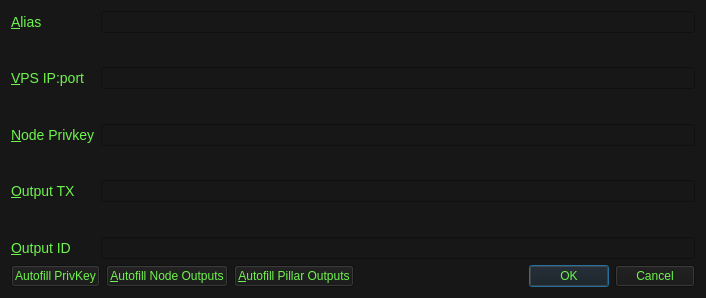
<?xml version="1.0" encoding="UTF-8"?>
<ui version="4.0">
 <class>ConfigureMasternodePage</class>
 <widget class="QDialog" name="ConfigureMasternodePage">
  <property name="geometry">
   <rect>
    <x>0</x>
    <y>0</y>
    <width>706</width>
    <height>298</height>
   </rect>
  </property>
  <property name="windowTitle">
   <string>Edit Address</string>
  </property>
  <property name="styleSheet">
   <string notr="true">background-color: #181718;</string>
  </property>
  <layout class="QVBoxLayout" name="verticalLayout">
   <item>
    <layout class="QFormLayout" name="formLayout">
     <property name="fieldGrowthPolicy">
      <enum>QFormLayout::AllNonFixedFieldsGrow</enum>
     </property>
     <item row="0" column="0">
      <widget class="QLabel" name="label">
       <property name="styleSheet">
        <string notr="true">color: #6FF34D;</string>
       </property>
       <property name="text">
        <string>&lt;html&gt;&lt;head/&gt;&lt;body&gt;&lt;p&gt;&lt;span style=&quot; font-size:14px;&quot;&gt;&amp;amp;Alias&lt;/span&gt;&lt;/p&gt;&lt;/body&gt;&lt;/html&gt;</string>
       </property>
       <property name="buddy">
        <cstring>aliasEdit</cstring>
       </property>
      </widget>
     </item>
     <item row="0" column="1">
      <widget class="QValidatedLineEdit" name="aliasEdit">
       <property name="toolTip">
        <string/>
       </property>
       <property name="styleSheet">
        <string notr="true"/>
       </property>
      </widget>
     </item>
     <item row="1" column="1">
      <spacer name="verticalSpacer">
       <property name="orientation">
        <enum>Qt::Vertical</enum>
       </property>
       <property name="sizeHint" stdset="0">
        <size>
         <width>20</width>
         <height>40</height>
        </size>
       </property>
      </spacer>
     </item>
     <item row="2" column="0">
      <widget class="QLabel" name="label_2">
       <property name="styleSheet">
        <string notr="true">color: #6FF34D;</string>
       </property>
       <property name="text">
        <string>&lt;html&gt;&lt;head/&gt;&lt;body&gt;&lt;p&gt;&lt;span style=&quot; font-size:14px;&quot;&gt;&amp;amp;VPS IP:port&lt;/span&gt;&lt;/p&gt;&lt;/body&gt;&lt;/html&gt;</string>
       </property>
       <property name="buddy">
        <cstring>vpsIpEdit</cstring>
       </property>
      </widget>
     </item>
     <item row="2" column="1">
      <widget class="QValidatedLineEdit" name="vpsIpEdit">
       <property name="toolTip">
        <string/>
       </property>
       <property name="styleSheet">
        <string notr="true"/>
       </property>
      </widget>
     </item>
     <item row="3" column="1">
      <spacer name="verticalSpacer_3">
       <property name="orientation">
        <enum>Qt::Vertical</enum>
       </property>
       <property name="sizeHint" stdset="0">
        <size>
         <width>20</width>
         <height>40</height>
        </size>
       </property>
      </spacer>
     </item>
     <item row="4" column="0">
      <widget class="QLabel" name="label_3">
       <property name="styleSheet">
        <string notr="true">color: #6FF34D;</string>
       </property>
       <property name="text">
        <string>&lt;html&gt;&lt;head/&gt;&lt;body&gt;&lt;p&gt;&lt;span style=&quot; font-size:14px;&quot;&gt;&amp;amp;Node Privkey&lt;/span&gt;&lt;/p&gt;&lt;/body&gt;&lt;/html&gt;</string>
       </property>
       <property name="buddy">
        <cstring>privKeyEdit</cstring>
       </property>
      </widget>
     </item>
     <item row="4" column="1">
      <widget class="QValidatedLineEdit" name="privKeyEdit">
       <property name="toolTip">
        <string/>
       </property>
       <property name="styleSheet">
        <string notr="true"/>
       </property>
      </widget>
     </item>
     <item row="5" column="1">
      <spacer name="verticalSpacer_2">
       <property name="orientation">
        <enum>Qt::Vertical</enum>
       </property>
       <property name="sizeHint" stdset="0">
        <size>
         <width>20</width>
         <height>40</height>
        </size>
       </property>
      </spacer>
     </item>
     <item row="6" column="0">
      <widget class="QLabel" name="label_4">
       <property name="styleSheet">
        <string notr="true">color: #6FF34D;</string>
       </property>
       <property name="text">
        <string>&lt;html&gt;&lt;head/&gt;&lt;body&gt;&lt;p&gt;&lt;span style=&quot; font-size:14px;&quot;&gt;&amp;amp;Output TX&lt;/span&gt;&lt;/p&gt;&lt;/body&gt;&lt;/html&gt;</string>
       </property>
       <property name="buddy">
        <cstring>outputEdit</cstring>
       </property>
      </widget>
     </item>
     <item row="6" column="1">
      <widget class="QValidatedLineEdit" name="outputEdit">
       <property name="toolTip">
        <string/>
       </property>
       <property name="styleSheet">
        <string notr="true"/>
       </property>
      </widget>
     </item>
     <item row="7" column="1">
      <spacer name="verticalSpacer_4">
       <property name="orientation">
        <enum>Qt::Vertical</enum>
       </property>
       <property name="sizeHint" stdset="0">
        <size>
         <width>20</width>
         <height>40</height>
        </size>
       </property>
      </spacer>
     </item>
     <item row="8" column="0">
      <widget class="QLabel" name="label_5">
       <property name="styleSheet">
        <string notr="true">color: #6FF34D;</string>
       </property>
       <property name="text">
        <string>&lt;html&gt;&lt;head/&gt;&lt;body&gt;&lt;p&gt;&lt;span style=&quot; font-size:14px;&quot;&gt;&amp;amp;Output ID&lt;/span&gt;&lt;/p&gt;&lt;/body&gt;&lt;/html&gt;</string>
       </property>
       <property name="buddy">
        <cstring>outputIdEdit</cstring>
       </property>
      </widget>
     </item>
     <item row="8" column="1">
      <widget class="QValidatedLineEdit" name="outputIdEdit">
       <property name="mouseTracking">
        <bool>true</bool>
       </property>
       <property name="acceptDrops">
        <bool>true</bool>
       </property>
       <property name="toolTip">
        <string/>
       </property>
       <property name="styleSheet">
        <string notr="true"/>
       </property>
      </widget>
     </item>
    </layout>
   </item>
   <item>
    <layout class="QHBoxLayout" name="horizontalLayout">
     <item>
      <widget class="QPushButton" name="AutoFillPrivKey">
       <property name="styleSheet">
        <string notr="true">color: #6FF34D;</string>
       </property>
       <property name="text">
        <string>Autofill PrivKey</string>
       </property>
       <property name="autoDefault">
        <bool>false</bool>
       </property>
       <property name="default">
        <bool>false</bool>
       </property>
       <property name="flat">
        <bool>false</bool>
       </property>
      </widget>
     </item>
     <item>
      <widget class="QPushButton" name="AutoFillMasternodeOutputs">
       <property name="styleSheet">
        <string notr="true">color: #6FF34D;</string>
       </property>
       <property name="text">
        <string>&amp;Autofill Node Outputs</string>
       </property>
      </widget>
     </item>
    <item>
      <widget class="QPushButton" name="AutoFillPillarOutputs">
       <property name="styleSheet">
        <string notr="true">color: #6FF34D;</string>
       </property>
       <property name="text">
        <string>&amp;Autofill Pillar Outputs</string>
       </property>
      </widget>
     </item>
     <item>
      <spacer name="horizontalSpacer">
       <property name="orientation">
        <enum>Qt::Horizontal</enum>
       </property>
       <property name="sizeHint" stdset="0">
        <size>
         <width>40</width>
         <height>20</height>
        </size>
       </property>
      </spacer>
     </item>
     <item>
      <widget class="QDialogButtonBox" name="buttonBox">
       <property name="styleSheet">
        <string notr="true">color: #6FF34D;</string>
       </property>
       <property name="orientation">
        <enum>Qt::Horizontal</enum>
       </property>
       <property name="standardButtons">
        <set>QDialogButtonBox::Cancel|QDialogButtonBox::Ok</set>
       </property>
      </widget>
     </item>
    </layout>
   </item>
  </layout>
 </widget>
 <customwidgets>
  <customwidget>
   <class>QValidatedLineEdit</class>
   <extends>QLineEdit</extends>
   <header>qvalidatedlineedit.h</header>
  </customwidget>
 </customwidgets>
 <resources>
  <include location="../Zenon.qrc"/>
 </resources>
 <connections>
  <connection>
   <sender>buttonBox</sender>
   <signal>accepted()</signal>
   <receiver>ConfigureMasternodePage</receiver>
   <slot>accept()</slot>
   <hints>
    <hint type="sourcelabel">
     <x>20</x>
     <y>20</y>
    </hint>
    <hint type="destinationlabel">
     <x>20</x>
     <y>20</y>
    </hint>
   </hints>
  </connection>
  <connection>
   <sender>buttonBox</sender>
   <signal>rejected()</signal>
   <receiver>ConfigureMasternodePage</receiver>
   <slot>reject()</slot>
   <hints>
    <hint type="sourcelabel">
     <x>20</x>
     <y>20</y>
    </hint>
    <hint type="destinationlabel">
     <x>20</x>
     <y>20</y>
    </hint>
   </hints>
  </connection>
 </connections>
</ui>
